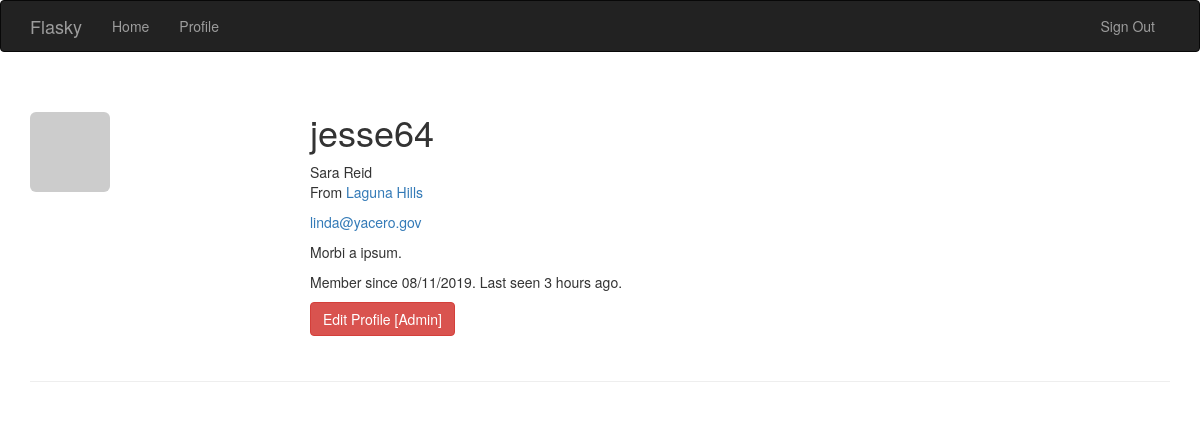
/user/jesse64 (signed in), run on the app's committed database.
### app/models.py (models this page shows, shortened)
class User(UserMixin,db.Model):
    __tablename__ = 'users'
    id = db.Column(db.Integer, primary_key=True)
    username = db.Column(db.String(64), unique=True, index=True)
    role_id = db.Column(db.Integer, db.ForeignKey('roles.id'))
    email = db.Column(db.String(64),unique = True, index=True)
    password_hash = db.Column(db.String(128))
    confirmed = db.Column(db.Boolean, default=False)
    name = db.Column(db.String(64))
    location = db.Column(db.String(64))
    about_me = db.Column(db.Text())
    member_since = db.Column(db.DateTime(), default=datetime.utcnow)
    last_seen = db.Column(db.DateTime(), default=datetime.utcnow)
    avatar_hash = db.Column(db.String(32))
    posts = db.relationship('Post', backref='author', lazy='dynamic')
    def can(self, permissions):
        return self.role is not None and \
            (self.role.permissions & permissions) == permissions
    def is_adminstrator(self):
        return self.can(Permission.ADMINISTER)
    @property
    def password(self):
        raise AttributeError('password is not a readable attribute')
    def ping(self):
        self.last_seen = datetime.utcnow()
        db.session.add(self)
    def gravatar(self, size=100, default='identicon', rating='g'):
        if request.is_secure:
            url = 'http://secure.gravatar.com/avatar'
        else:
            url = 'http://www.gravatar.com/avatar'
        hash = self.avatar_hash or hashlib.md5(self.email.encode('utf-8')).hexdigest()
        return '{url}/{hash}?s={size}&d={default}&r={rating}'.format(url=url, hash=hash, size=size, default=default, rating=rating)

### app/main/views.py (the view)
@main.route('/user/<username>')
@login_required
def user(username):
    user = User.query.filter_by(username=username).first()
    if user is None:
        abort(404)
    return render_template('user.html', user=user)

### app/auth/views.py (called while the page is built)
@auth.before_app_request
def before_request():
	if current_user.is_authenticated:
		current_user.ping()
		if not current_user.confirmed \
				and request.endpoint \
				and request.endpoint[:5] != 'auth.' \
				and request.endpoint != 'static' :
			return redirect(url_for('auth.unconfirmed'))

### app/main/__init__.py (called while the page is built)
@main.app_context_processor
def inject_permissions():
	return dict(Permission=Permission)

### app/models.py (called while the page is built)
@login_manager.user_loader
def load_user(user_id):
    return User.query.get(int(user_id))

### app/templates/user.html (shortened to what this page needs)
{% extends "base.html" %}
{% block page_content %}
<div class="page-header">
    <img class="img-rounded profile-thumbnail" src="{{ user.gravatar(size=256) }}">
    <div class="profile-header">
        <h1>{{ user.username }}</h1>
        {% if user.name or user.location %}
        <p>
            {% if user.name %}{{ user.name }}<br>{% endif %}
            {% if user.location %}
                From <a href="http://www.google.cn/maps/place/{{ user.location }}">{{ user.location }}</a><br>
            {% endif %}
        </p>
        {% endif %}
        {% if current_user.is_adminstrator() %}
        <p><a href="mailto:{{ user.email }}">{{ user.email }}</a></p>
        {% endif %}
        {% if user.about_me %}<p>{{ user.about_me }}</p>{% endif %}
        <p>Member since {{ moment(user.member_since).format('L') }}. Last seen {{ moment(user.last_seen).fromNow() }}.</p>
        <p>
            {% if current_user.is_adminstrator() %}
            <a class="btn btn-danger" href="{{ url_for('.edit_profile_admin', id=user.id) }}">Edit Profile [Admin]</a>
            {% endif %}
        </p>
    </div>
</div>
{% endblock %}

### app/static/styles.css (style rules this page uses)
.profile-thumbnail { position: absolute; }
.profile-header { min-height: 260px; margin-left: 280px; }

### data on the page
User: username "jesse64", name "Sara Reid", location "Laguna Hills", email "linda@yacero.gov", about_me "Morbi a ipsum.", member_since "08/11/2019", last_seen "3 hours ago"
